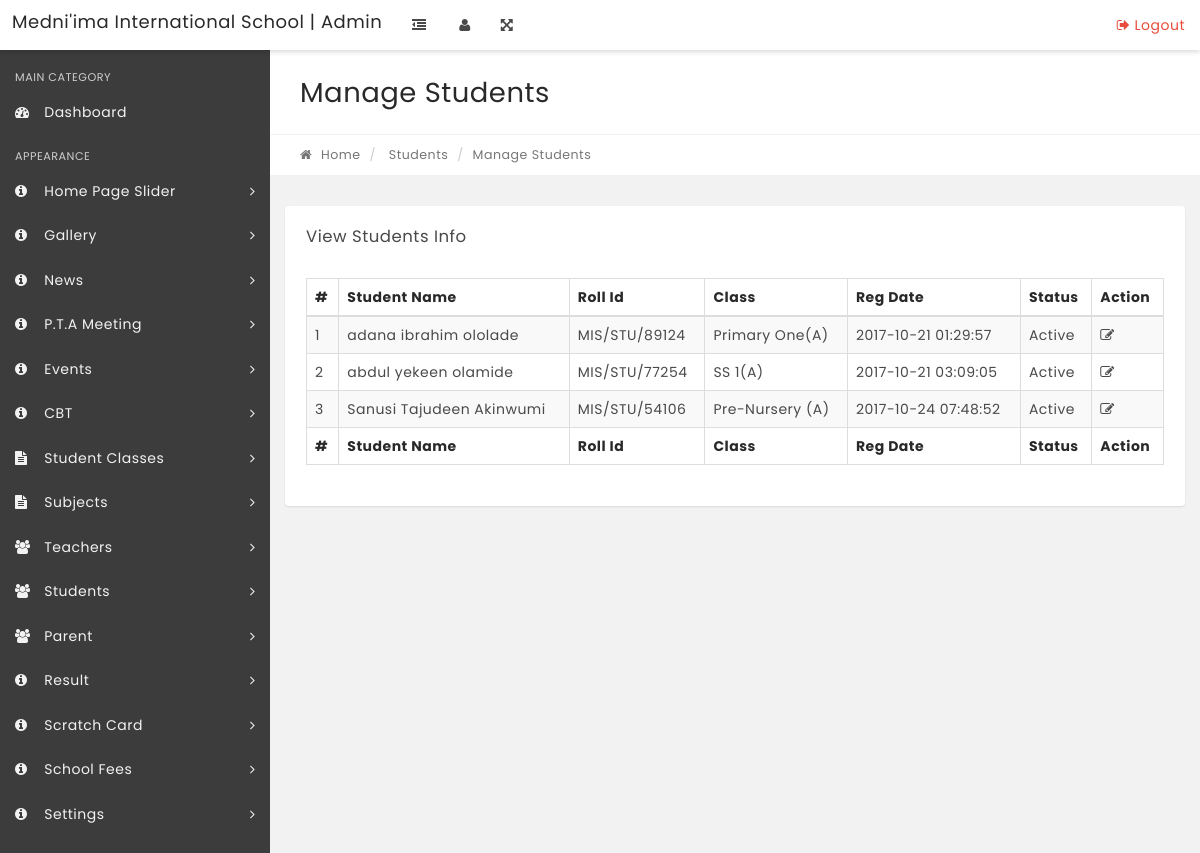
The app's page /admin/manage-students.php with its own data.
### tables this page shows
CREATE TABLE IF NOT EXISTS `tblstudents` (
  `StudentId` int(11) NOT NULL,
  `StudentName` varchar(100) NOT NULL,
  `RollId` varchar(100) NOT NULL,
  `password` text NOT NULL,
  `StudentEmail` varchar(100) NOT NULL,
  `Gender` varchar(10) NOT NULL,
  `photo` text NOT NULL,
  `DOB` varchar(100) NOT NULL,
  `ClassId` int(11) NOT NULL,
  `parent_id` int(11) NOT NULL,
  `address` text NOT NULL,
  `state` varchar(200) NOT NULL,
  `LGA` varchar(200) NOT NULL,
  `town` varchar(200) NOT NULL,
  `sport_house` varchar(200) NOT NULL,
  `fee_payment_status` enum('0','1') NOT NULL DEFAULT '0',
  `F_school_name` text NOT NULL,
  `F_school_address` text NOT NULL,
  `F_school_date` date NOT NULL,
  `RegDate` timestamp NOT NULL DEFAULT CURRENT_TIMESTAMP,
  `UpdationDate` timestamp NULL DEFAULT NULL ON UPDATE CURRENT_TIMESTAMP,
  `Status` int(1) NOT NULL
);

CREATE TABLE IF NOT EXISTS `tblclasses` (
  `id` int(11) NOT NULL,
  `ClassName` varchar(80) DEFAULT NULL,
  `ClassNameNumeric` enum('1','2','3') NOT NULL,
  `Section` varchar(5) NOT NULL,
  `CreationDate` timestamp NOT NULL DEFAULT CURRENT_TIMESTAMP,
  `UpdationDate` timestamp NOT NULL DEFAULT '0000-00-00 00:00:00' ON UPDATE CURRENT_TIMESTAMP
);

### admin/manage-students.php (the view, shortened to what this page needs)
<?php
include('../controller/header.php');
if(strlen($_SESSION['alogin'])=="")
    {
    $login_url=''.SITE_URL.'login';
    header("Location: $login_url");
    }
    else{
?>
<!DOCTYPE html>
<html lang="en">
    <head>
    </head>
    <body class="top-navbar-fixed">
        <div class="main-wrapper">
   <?php include('includes/topbar.php');?>
            <div class="content-wrapper">
                <div class="content-container">
<?php include('includes/leftbar.php');?>
                    <div class="main-page">
                        <div class="container-fluid">
                            <div class="row page-title-div">
                                <div class="col-md-6">
                                    <h2 class="title">Manage Students</h2>
                                </div>
                            </div>
                            <div class="row breadcrumb-div">
                                <div class="col-md-6">
                                    <ul class="breadcrumb">
            							<li><a href="dashboard.php"><i class="fa fa-home"></i> Home</a></li>
                                        <li> Students</li>
            							<li class="active">Manage Students</li>
            						</ul>
                                </div>
                            </div>
                        </div>
                        <section class="section">
                            <div class="container-fluid">
                                <div class="row">
                                    <div class="col-md-12">
                                        <div class="panel">
                                            <div class="panel-heading">
                                                <div class="panel-title">
                                                    <h5>View Students Info</h5>
                                                </div>
                                            </div>
                                            <div class="panel-body p-20">
                                                <table id="example" class="display table table-striped table-bordered" cellspacing="0" width="100%">
                                                    <thead>
                                                        <tr>
                                                            <th>#</th>
                                                            <th>Student Name</th>
                                                            <th>Roll Id</th>
                                                            <th>Class</th>
                                                            <th>Reg Date</th>
                                                            <th>Status</th>
                                                            <th>Action</th>
                                                        </tr>
                                                    </thead>
                                                    <tfoot>
                                                        <tr>
                                                          <th>#</th>
                                                            <th>Student Name</th>
                                                            <th>Roll Id</th>
                                                            <th>Class</th>
                                                            <th>Reg Date</th>
                                                            <th>Status</th>
                                                            <th>Action</th>
                                                        </tr>
                                                    </tfoot>
                                                    <tbody>
<?php $query = $db->query("SELECT tblstudents.StudentName,tblstudents.RollId,tblstudents.RegDate,tblstudents.StudentId,tblstudents.Status,tblclasses.ClassName,tblclasses.Section from tblstudents join tblclasses on tblclasses.id=tblstudents.ClassId");
$cnt=1;
if($query->num_rows > 0)
{
while($result = $query->fetch_object())
{   ?>
<tr>
 <td><?php echo htmlentities($cnt);?></td>
                                                            <td><?php echo htmlentities($result->StudentName);?></td>
                                                            <td><?php echo htmlentities($result->RollId);?></td>
                                                            <td><?php echo htmlentities($result->ClassName);?>(<?php echo htmlentities($result->Section);?>)</td>
                                                            <td><?php echo htmlentities($result->RegDate);?></td>
                                                             <td><?php if($result->Status==1){
echo htmlentities('Active');
}
else{
   echo htmlentities('Blocked');
}
                                                                ?></td>
<td>
<a href="edit-student.php?stid=<?php echo htmlentities($result->StudentId);?>"><i class="fa fa-edit" title="Edit Record"></i> </a>
</td>
</tr>
<?php $cnt=$cnt+1;}} ?>
                                                    </tbody>
                                                </table>
                                            </div>
                                        </div>
                                    </div>
                                                </div>
                                            </div>
                                        </div>
                                    </div>
                                </div>
                            </div>
    </body>
</html>
<?php } ?>

### records on screen
tblstudents: StudentName "adana ibrahim ololade", RollId "MIS/STU/89124", ClassId.ClassName "Primary One", ClassId.Section "A", RegDate "2017-10-21 01:29:57"
tblstudents: StudentName "abdul yekeen olamide", RollId "MIS/STU/77254", ClassId.ClassName "SS 1", ClassId.Section "A", RegDate "2017-10-21 03:09:05"
tblstudents: StudentName "Sanusi Tajudeen Akinwumi", RollId "MIS/STU/54106", ClassId.ClassName "Pre-Nursery", ClassId.Section "A", RegDate "2017-10-24 07:48:52"

### other values on screen
SCHOOL_NAME "Medni'ima International School"
